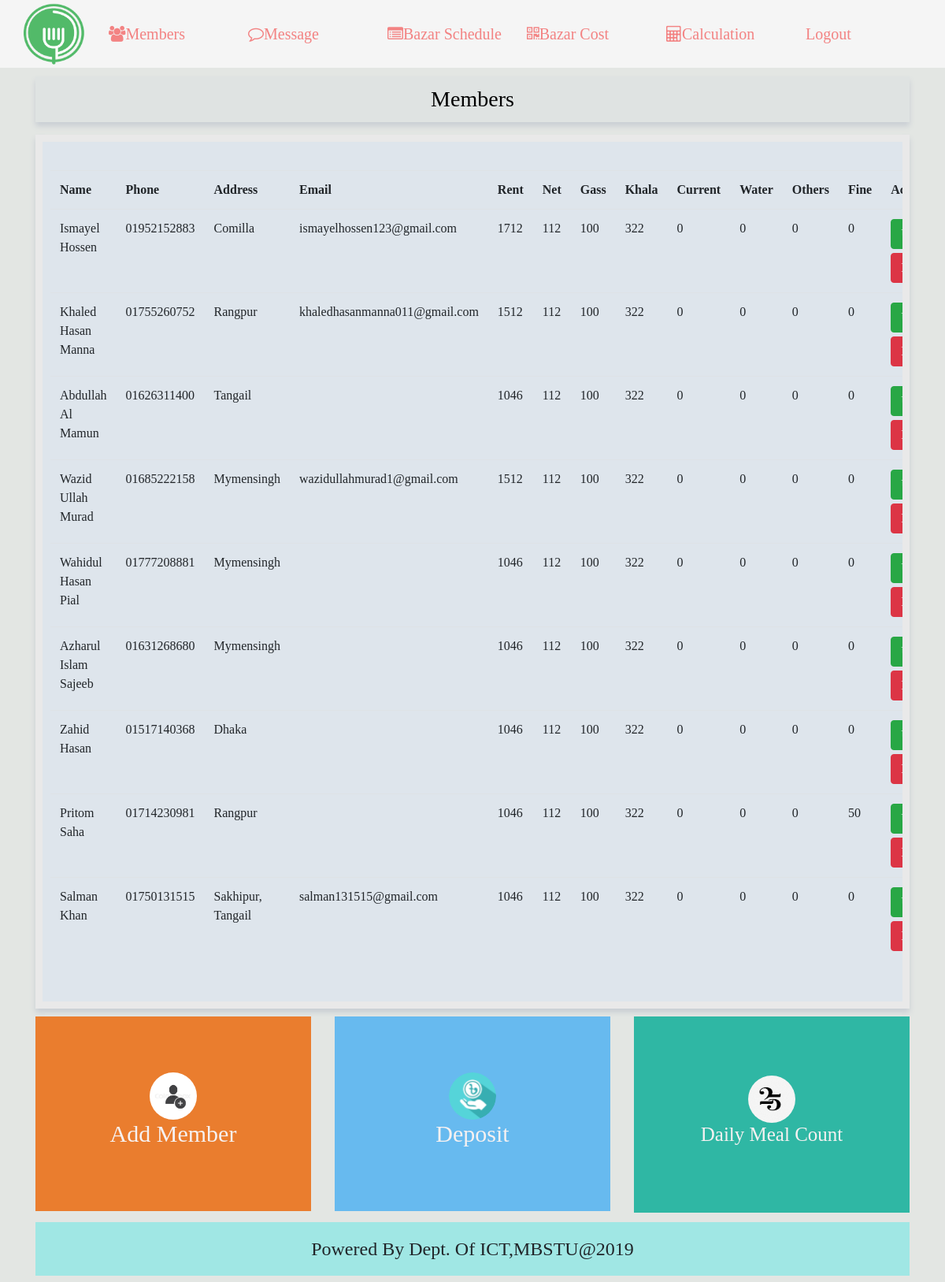
Screenshot of /members.php (signed in) with the database file from the repository.
### tables this page shows
CREATE TABLE `addmember` (
  `id` int(11) NOT NULL,
  `name` varchar(50) NOT NULL DEFAULT 'NOT NULL',
  `phone` varchar(20) DEFAULT NULL,
  `blood` varchar(100) NOT NULL,
  `address` varchar(80) NOT NULL,
  `email` text NOT NULL,
  `rent` float NOT NULL DEFAULT 0,
  `net` float DEFAULT 0,
  `gass` float NOT NULL DEFAULT 0,
  `khala` float NOT NULL DEFAULT 0,
  `water` float NOT NULL DEFAULT 0,
  `current1` float NOT NULL DEFAULT 0,
  `others` float NOT NULL DEFAULT 0,
  `fine` int(11) NOT NULL DEFAULT 0
);

### database/Connection.php (called while the page is built, shortened)
<?php
Class Database{
	public $host   = DB_HOST;
	public $user   = DB_USER;
	public $pass   = DB_PASS;
	public $dbname = DB_NAME;
	public $link;
	private function connectDB(){
	$this->link = new mysqli($this->host, $this->user, $this->pass, $this->dbname);
 }
	public function select($query){
		$result = $this->link->query($query) or die($this->link->error.__LINE__);
		if($result){
			return $result;
		} else {
			return false;
		}
	}
}

### database/Session.php (called while the page is built, shortened)
<?php
    class Session{
     public static function get($key){
      if (isset($_SESSION[$key])) {
       return $_SESSION[$key];
      } else {
       return false;
      }
     }
    }

### members.php (the view, shortened to what this page needs)
<?php
     include_once 'database/Session.php';
    ?>
<?php
      include_once 'database/Connection.php';
        $ob=new Database();
    ?>
<!DOCTYPE html>
<html lang="en">
<head>
   <link rel="stylesheet" href="css/bootstrap.min.css">
   <link rel="stylesheet" href="css/stylem.css">
    <link href="//maxcdn.bootstrapcdn.com/font-awesome/4.7.0/css/font-awesome.min.css" rel="stylesheet">
</head>
<body>
<nav class="navbar navbar-expand-md  navbar-dark mx-auto sticky-top " style="background: #F5F5F5;clear: both;" >
  <a class="navbar-brand" href="home.php"><img src="img/logo1.png"></a>
  <div class="collapse navbar-collapse " id="navbarNavDropdown">
    <ul class="navbar-nav ml-auto ">
       <?php
        $email=Session::get("email");
        $query="SELECT* FROM addmember WHERE email='$email' ";
         $result=$ob->select($query);
         $row=mysqli_num_rows($result);
         if($row>0){
      ?>
      <li class="nav-item ">
        <a class="nav-link" href="members.php"><i class="fa fa-users"></i>Members<span class="sr-only">(current)</span></a>
      </li>
      <li class="nav-item ">
        <a class="nav-link" href="remessage.php"><i class="fa fa-comment-o"></i>Message<span class="sr-only">(current)</span></a>
      </li>
      <?php };?>
      <li class="nav-item ">
        <a class="nav-link" href="bazarshedule.php"><i class="fa fa-list-alt"></i>Bazar Schedule <span class="sr-only">(current)</span></a>
      </li>
        <li class="nav-item ">
        <a class="nav-link" href="bazarcost.php"><i class="fa fa-qrcode"></i>Bazar Cost <span class="sr-only">(current)</span></a>
      </li>
       <li class="nav-item ">
        <a class="nav-link" href="transition1.php"><i class="fa fa-calculator"></i>Calculation<span class="sr-only">(current)</span></a>
      </li>
       <li class="nav-item ">
        <a class="nav-link" href="?action=logout">Logout <span class="sr-only">(current)</span></a>
      </li>
    </ul>
  </div>
</nav>
<?php
 $email=Session::get("email");
   $query="SELECT*FROM addmember WHERE email='$email' ";
   $result=$ob->select($query);
   $able=mysqli_num_rows($result);
   if($able<=0){
    ?>
    <div class="container">
      <h3 style="font-size: 1.75rem;padding: 93px 20px;text-align: center;color: red;">Please Add Member First</h3>
    </div>
    <?php } else{ ?>
<div class="container" >
 <div class="basic">
      <h3 style="text-align:center;text-align: center;
background:#dee3e2b5;;
padding: 12px;
color:black;">Members</h3>
     </div>
<div class="row">
<div class="col-md-12">
<div class="addform">
  <table class="table table-hover">
    <tr>
      <th>Name</th>
      <th>Phone</th>
      <th>Address</th>
      <th>Email</th>
      <th>Rent</th>
      <th>Net</th>
      <th>Gass</th>
      <th>Khala</th>
      <th>Current</th>
      <th>Water</th>
      <th>Others</th>
      <th>Fine</th>
      <th>Action</th>
    </tr>
     <?php
       $email=Session::get("email");
        $query="SELECT* FROM addmember WHERE email='$email' ";
         $result=$ob->select($query);
         $membertotal=mysqli_num_rows($result);
         for($i=1;$i<=$membertotal;$i++){
         while ($row=$result->fetch_assoc()) {
           ?>
    <tr>
      <td><?php echo$row['name']; ?></td>
      <td><?php echo$row['phone']; ?></td>
      <td><?php echo$row['address']; ?></td>
      <td><?php echo$row['blood']; ?></td>
      <td><?php echo$row['rent']; ?></td>
      <td><?php echo$row['net']; ?></td>
      <td><?php echo$row['gass']; ?></td>
      <td><?php echo$row['khala']; ?></td>
      <td><?php echo$row['current1']; ?></td>
      <td><?php echo$row['water']; ?></td>
      <td><?php echo$row['others']; ?></td>
      <td><?php echo$row['fine']; ?></td>
      <td><a class="btn btn-success" style="margin-right:4px;margin-bottom:5px;" href="addothers.php?update=<?php echo $row['phone']?> ">Update</a><a class="btn btn-danger" onclick="return confirm('Are you want to delete?')" href="?delete=<?php echo $row['phone']?>">Delete</a></td>
  </tr>
  <?php }};?>
  </table>
  </div>
</div>
</div>
</div>
<?php }?>
<div class="container">
  <div class="row addextra" style="margin-bottom:4px">
          <div class="col-md-4">
            <div class="animated slideInLeft yourElement">
            <h4 class="bb" style=" background: #ea721ae6; padding: 80px; color: #f9f9f9;text-align: center;font-size: 30px;"><a href="addmember.php" style="text-decoration:none;color:#f6f1f1"><img class="img1" src="img/add.jpg"> Add Member</a> </h4>
          </div>
          </div>
           <div class="col-md-4">
           <div class="animated flip yourElement1">
            <h4 class="bb" style="background: #67baef;padding: 80px; color: #f9f9f9;text-align: center;font-size: 30px;"><a href="deposit.php" style="text-decoration:none;color:#f6f1f1"><img class="img1" src="img/deposit.png"> Deposit</a></h4>
          </div>
          </div>
           <div class="col-md-4">
            <div class="animated slideInRight yourElement2">
           <h4 class="bb" style="background:#2fb7a4;padding: 84px; color: #f9f9f9;text-align: center;font-size: 25px;"><a href="mcount.php" style="text-decoration:none;color:#f6f1f1"><img class="img1" src="img/daily.jpg">  Daily Meal Count</a></h4>
          </div>
          </div>
  </div>
<div class="container" style="background: #a0e7e4">
  <h4 style="text-align: center;padding: 20px 10px;">Powered By Dept. Of ICT,MBSTU@2019</h4>
</div>
</body>
</html>

### css/stylem.css (style rules this page uses)
.navbar-brand { display: inline-block; padding-top: .3125rem; padding-bottom: .3125rem; margin-right: 1rem; font-size: 40px; line-height: inherit; white-space: nowrap; }
body { background:#E3E6E3; font-family:'Acme'; }
.navbar-dark .navbar-nav .nav-link { color: rgba(255, 255, 255, 0.5); font-size: 20px; padding: 10px 16px; }

### members.php (style rules this page uses)
body { font-family:'Acme'; font-family: "Times New Roman", Times, serif; }
.navbar-dark .navbar-nav .nav-item { width:177px; }
.navbar-dark .navbar-brand { color:red; width: 70px; height: 70px; border-radius: 50px; }
img { vertical-align: middle; border-style: none; width: 99px; height: 82px; border-radius: 50px; margin: 0 auto; display: block; margin-top: -9px; }
.navbar-dark .navbar-nav .nav-link { color: rgba(242, 18, 18, 0.5); font-size: 20px; padding: 10px 16px; }
.basic { text-align: center; padding-top: 0px; color: #000; padding-bottom:0px; box-shadow: 0px 5px 7px #c9ced4; margin-top: 11px; margin-bottom: 12px; border-radius: 1px; }
.addform { border: 9px solid #e9e9e9; padding: 36px 10px; box-shadow: 0px 5px 7px #c9ced4; margin-bottom: 10px; margin-top:4px; background: #dee5ec; max-width: 1135px; overflow: scroll; }
.img1 { vertical-align: middle; border-style: none; width: 60px; height: 60px; border-radius: 50px; margin: 0 auto; display: block; margin-top: -9px; }

### rows the page displays
addmember: name "Ismayel Hossen", phone "01952152883", address "Comilla", blood "ismayelhossen123@gmail.com", rent "1712", net "112", gass "100", khala "322", current1 "0", water "0", others "0", fine "0"
addmember: name "Khaled Hasan Manna", phone "01755260752", address "Rangpur", blood "khaledhasanmanna011@gmail.com", rent "1512", net "112", gass "100", khala "322", current1 "0", water "0", others "0", fine "0"
addmember: name "Abdullah Al Mamun", phone "01626311400", address "Tangail", rent "1046", net "112", gass "100", khala "322", current1 "0", water "0", others "0", fine "0"
addmember: name "Wazid Ullah Murad", phone "01685222158", address "Mymensingh", blood "wazidullahmurad1@gmail.com", rent "1512", net "112", gass "100", khala "322", current1 "0", water "0", others "0", fine "0"
addmember: name "Wahidul Hasan Pial", phone "01777208881", address "Mymensingh", rent "1046", net "112", gass "100", khala "322", current1 "0", water "0", others "0", fine "0"
addmember: name "Azharul Islam Sajeeb", phone "01631268680", address "Mymensingh", rent "1046", net "112", gass "100", khala "322", current1 "0", water "0", others "0", fine "0"
addmember: name "Zahid Hasan", phone "01517140368", address "Dhaka", rent "1046", net "112", gass "100", khala "322", current1 "0", water "0", others "0", fine "0"
addmember: name "Pritom Saha", phone "01714230981", address "Rangpur", rent "1046", net "112", gass "100", khala "322", current1 "0", water "0", others "0", fine "50"
addmember: name "Salman Khan", phone "01750131515", address "Sakhipur, Tangail", blood "salman131515@gmail.com", rent "1046", net "112", gass "100", khala "322", current1 "0", water "0", others "0", fine "0"
